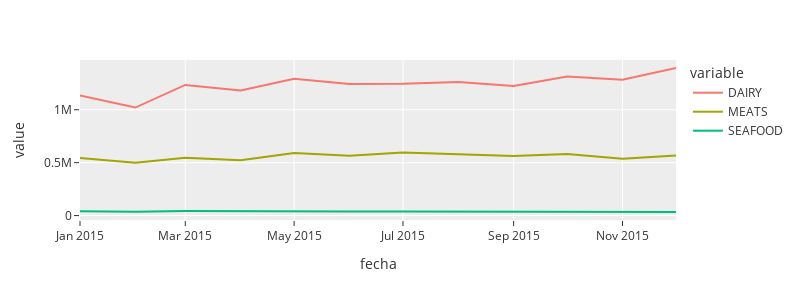

Notebook source saved alongside this figure:
### Code cell
fig = px.line(
    df,
    width=800, # DIMENSIONES del ancho en pixeles
    height=300,  # DIMENSIONES del alto en pixeles
    template='ggplot2' # ESTILOS POR TEMA: https://plotly.com/python/templates/
)
fig.show()

### Figure 1 — Plotly figure (JSON) as saved in the notebook; plotly's stock layout.template omitted (floating-point values rounded to 4 significant figures)
{"data": [{"hovertemplate": "variable=DAIRY<br>fecha=%{x}<br>value=%{y}<extra></extra>", "legendgroup": "DAIRY", "line": {"color": "#F8766D", "dash": "solid"}, "marker": {"symbol": "circle"}, "mode": "lines", "name": "DAIRY", "orientation": "v", "showlegend": true, "type": "scatter", "x": ["2015-01", "2015-02", "2015-03", "2015-04", "2015-05", "2015-06", "2015-07", "2015-08", "2015-09", "2015-10", "2015-11", "2015-12"], "xaxis": "x", "y": [1134521, 1020747, 1234851, 1181180, 1293308, 1243588, 1244815, 1263428, 1224619, 1314827, 1283672, 1394582], "yaxis": "y"}, {"hovertemplate": "variable=MEATS<br>fecha=%{x}<br>value=%{y}<extra></extra>", "legendgroup": "MEATS", "line": {"color": "#A3A500", "dash": "solid"}, "marker": {"symbol": "circle"}, "mode": "lines", "name": "MEATS", "orientation": "v", "showlegend": true, "type": "scatter", "x": ["2015-01", "2015-02", "2015-03", "2015-04", "2015-05", "2015-06", "2015-07", "2015-08", "2015-09", "2015-10", "2015-11", "2015-12"], "xaxis": "x", "y": [543100.0, 498700.0, 546500.0, 522300.0, 591700.0, 565000.0, 594900.0, 581200.0, 562700.0, 580800.0, 535900.0, 567400.0], "yaxis": "y"}, {"hovertemplate": "variable=SEAFOOD<br>fecha=%{x}<br>value=%{y}<extra></extra>", "legendgroup": "SEAFOOD", "line": {"color": "#00BF7D", "dash": "solid"}, "marker": {"symbol": "circle"}, "mode": "lines", "name": "SEAFOOD", "orientation": "v", "showlegend": true, "type": "scatter", "x": ["2015-01", "2015-02", "2015-03", "2015-04", "2015-05", "2015-06", "2015-07", "2015-08", "2015-09", "2015-10", "2015-11", "2015-12"], "xaxis": "x", "y": [40470.0, 36070.0, 43810.0, 39980.0, 42510.0, 38780.0, 38540.0, 37770.0, 41910.0, 41420.0, 38820.0, 33730.0], "yaxis": "y"}], "layout": {"height": 300, "legend": {"title": {"text": "variable"}, "tracegroupgap": 0}, "margin": {"t": 60}, "width": 800, "xaxis": {"anchor": "y", "domain": [0, 1], "title": {"text": "fecha"}}, "yaxis": {"anchor": "x", "domain": [0, 1], "title": {"text": "value"}}}}
